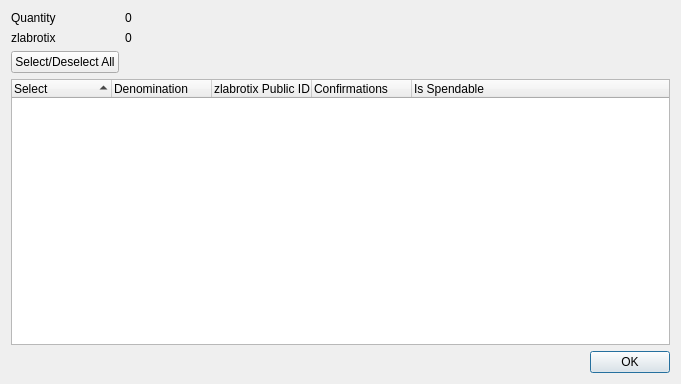
<?xml version="1.0" encoding="UTF-8"?>
<ui version="4.0">
 <class>ZlabrotixControlDialog</class>
 <widget class="QDialog" name="ZlabrotixControlDialog">
  <property name="geometry">
   <rect>
    <x>0</x>
    <y>0</y>
    <width>681</width>
    <height>384</height>
   </rect>
  </property>
  <property name="minimumSize">
   <size>
    <width>681</width>
    <height>384</height>
   </size>
  </property>
  <property name="windowTitle">
   <string>Select zlabrotix to Spend</string>
  </property>
  <layout class="QGridLayout" name="gridLayout">
   <item row="0" column="0">
    <layout class="QFormLayout" name="formLayout">
     <property name="sizeConstraint">
      <enum>QLayout::SetDefaultConstraint</enum>
     </property>
     <item row="0" column="0">
      <widget class="QLabel" name="labelQuantity">
       <property name="text">
        <string>Quantity</string>
       </property>
      </widget>
     </item>
     <item row="0" column="1">
      <widget class="QLabel" name="labelQuantity_int">
       <property name="text">
        <string>0</string>
       </property>
      </widget>
     </item>
     <item row="1" column="0">
      <widget class="QLabel" name="labelZlabrotix">
       <property name="text">
        <string>zlabrotix</string>
       </property>
      </widget>
     </item>
     <item row="1" column="1">
      <widget class="QLabel" name="labelZlabrotix_int">
       <property name="text">
        <string>0</string>
       </property>
      </widget>
     </item>
     <item row="2" column="0">
      <widget class="QPushButton" name="pushButtonAll">
       <property name="text">
        <string>Select/Deselect All</string>
       </property>
      </widget>
     </item>
    </layout>
   </item>
   <item row="1" column="0">
    <layout class="QVBoxLayout" name="verticalLayout">
     <item>
      <widget class="QTreeWidget" name="treeWidget">
       <property name="minimumSize">
        <size>
         <width>0</width>
         <height>250</height>
        </size>
       </property>
       <property name="alternatingRowColors">
        <bool>true</bool>
       </property>
       <property name="sortingEnabled">
        <bool>true</bool>
       </property>
       <property name="columnCount">
        <number>5</number>
       </property>
       <attribute name="headerDefaultSectionSize">
        <number>100</number>
       </attribute>
       <column>
        <property name="text">
         <string notr="true">Select</string>
        </property>
       </column>
       <column>
        <property name="text">
         <string notr="true">Denomination</string>
        </property>
       </column>
       <column>
        <property name="text">
         <string notr="true">zlabrotix Public ID</string>
        </property>
       </column>
       <column>
        <property name="text">
         <string notr="true">Confirmations</string>
        </property>
       </column>
       <column>
        <property name="text">
         <string>Is Spendable</string>
        </property>
       </column>
      </widget>
     </item>
     <item>
      <widget class="QDialogButtonBox" name="buttonBox">
       <property name="orientation">
        <enum>Qt::Horizontal</enum>
       </property>
       <property name="standardButtons">
        <set>QDialogButtonBox::Ok</set>
       </property>
      </widget>
     </item>
    </layout>
   </item>
  </layout>
 </widget>
 <resources/>
 <connections>
  <connection>
   <sender>buttonBox</sender>
   <signal>accepted()</signal>
   <receiver>ZlabrotixControlDialog</receiver>
   <slot>accept()</slot>
   <hints>
    <hint type="sourcelabel">
     <x>248</x>
     <y>254</y>
    </hint>
    <hint type="destinationlabel">
     <x>157</x>
     <y>274</y>
    </hint>
   </hints>
  </connection>
  <connection>
   <sender>buttonBox</sender>
   <signal>rejected()</signal>
   <receiver>ZlabrotixControlDialog</receiver>
   <slot>reject()</slot>
   <hints>
    <hint type="sourcelabel">
     <x>316</x>
     <y>260</y>
    </hint>
    <hint type="destinationlabel">
     <x>286</x>
     <y>274</y>
    </hint>
   </hints>
  </connection>
 </connections>
</ui>
